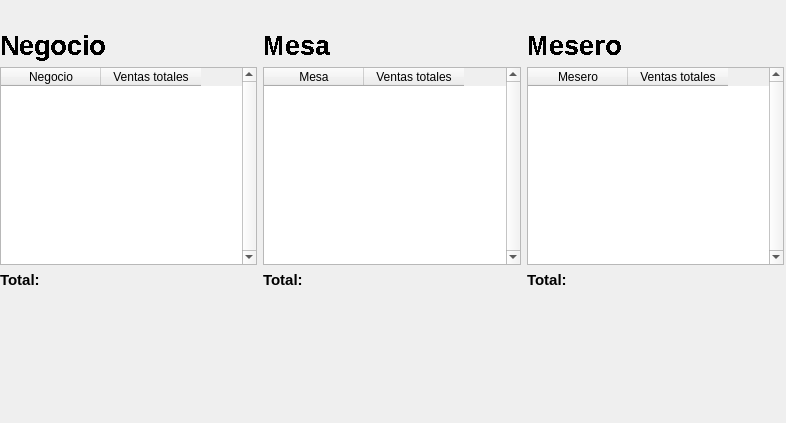
<?xml version="1.0" encoding="UTF-8"?>
<ui version="4.0">
 <class>Form</class>
 <widget class="QWidget" name="Form">
  <property name="geometry">
   <rect>
    <x>0</x>
    <y>0</y>
    <width>786</width>
    <height>423</height>
   </rect>
  </property>
  <property name="windowTitle">
   <string>Form</string>
  </property>
  <widget class="QWidget" name="">
   <property name="geometry">
    <rect>
     <x>0</x>
     <y>30</y>
     <width>784</width>
     <height>259</height>
    </rect>
   </property>
   <layout class="QGridLayout" name="gridLayout_2">
    <item row="0" column="0" colspan="6">
     <layout class="QGridLayout" name="gridLayout">
      <item row="0" column="0">
       <widget class="QLabel" name="labelNegocio">
        <property name="font">
         <font>
          <pointsize>20</pointsize>
          <weight>75</weight>
          <bold>true</bold>
          <stylestrategy>NoAntialias</stylestrategy>
         </font>
        </property>
        <property name="text">
         <string>Negocio</string>
        </property>
       </widget>
      </item>
      <item row="0" column="1">
       <widget class="QLabel" name="labelMesa">
        <property name="font">
         <font>
          <pointsize>20</pointsize>
          <weight>75</weight>
          <bold>true</bold>
          <stylestrategy>NoAntialias</stylestrategy>
         </font>
        </property>
        <property name="text">
         <string>Mesa</string>
        </property>
       </widget>
      </item>
      <item row="0" column="2">
       <widget class="QLabel" name="labeMesero">
        <property name="font">
         <font>
          <pointsize>20</pointsize>
          <weight>75</weight>
          <bold>true</bold>
          <stylestrategy>NoAntialias</stylestrategy>
         </font>
        </property>
        <property name="text">
         <string>Mesero</string>
        </property>
       </widget>
      </item>
      <item row="1" column="0">
       <widget class="QTableWidget" name="tableNegocio">
        <property name="verticalScrollBarPolicy">
         <enum>Qt::ScrollBarAlwaysOn</enum>
        </property>
        <property name="horizontalScrollBarPolicy">
         <enum>Qt::ScrollBarAlwaysOff</enum>
        </property>
        <property name="autoScroll">
         <bool>true</bool>
        </property>
        <column>
         <property name="text">
          <string>Negocio</string>
         </property>
        </column>
        <column>
         <property name="text">
          <string>Ventas totales</string>
         </property>
        </column>
       </widget>
      </item>
      <item row="1" column="1">
       <widget class="QTableWidget" name="tableMesa">
        <property name="verticalScrollBarPolicy">
         <enum>Qt::ScrollBarAlwaysOn</enum>
        </property>
        <property name="horizontalScrollBarPolicy">
         <enum>Qt::ScrollBarAlwaysOff</enum>
        </property>
        <property name="autoScroll">
         <bool>true</bool>
        </property>
        <column>
         <property name="text">
          <string>Mesa</string>
         </property>
        </column>
        <column>
         <property name="text">
          <string>Ventas totales</string>
         </property>
        </column>
       </widget>
      </item>
      <item row="1" column="2">
       <widget class="QTableWidget" name="tableMesero">
        <property name="verticalScrollBarPolicy">
         <enum>Qt::ScrollBarAlwaysOn</enum>
        </property>
        <property name="horizontalScrollBarPolicy">
         <enum>Qt::ScrollBarAlwaysOff</enum>
        </property>
        <property name="autoScroll">
         <bool>true</bool>
        </property>
        <column>
         <property name="text">
          <string>Mesero</string>
         </property>
        </column>
        <column>
         <property name="text">
          <string>Ventas totales</string>
         </property>
        </column>
       </widget>
      </item>
     </layout>
    </item>
    <item row="1" column="0">
     <widget class="QLabel" name="labelTotalNegocio">
      <property name="font">
       <font>
        <pointsize>11</pointsize>
        <weight>75</weight>
        <bold>true</bold>
       </font>
      </property>
      <property name="text">
       <string>Total:</string>
      </property>
     </widget>
    </item>
    <item row="1" column="1">
     <widget class="QLabel" name="labelresultNe">
      <property name="text">
       <string/>
      </property>
     </widget>
    </item>
    <item row="1" column="2">
     <widget class="QLabel" name="labelTotalMesa">
      <property name="font">
       <font>
        <pointsize>11</pointsize>
        <weight>75</weight>
        <bold>true</bold>
       </font>
      </property>
      <property name="text">
       <string>Total:</string>
      </property>
     </widget>
    </item>
    <item row="1" column="3">
     <widget class="QLabel" name="labelresultadoM">
      <property name="text">
       <string/>
      </property>
     </widget>
    </item>
    <item row="1" column="4">
     <widget class="QLabel" name="labelTotalMesero">
      <property name="font">
       <font>
        <pointsize>11</pointsize>
        <weight>75</weight>
        <bold>true</bold>
       </font>
      </property>
      <property name="text">
       <string>Total:</string>
      </property>
     </widget>
    </item>
    <item row="1" column="5">
     <widget class="QLabel" name="labelresultMesero">
      <property name="text">
       <string/>
      </property>
     </widget>
    </item>
   </layout>
  </widget>
 </widget>
 <resources/>
 <connections/>
</ui>
